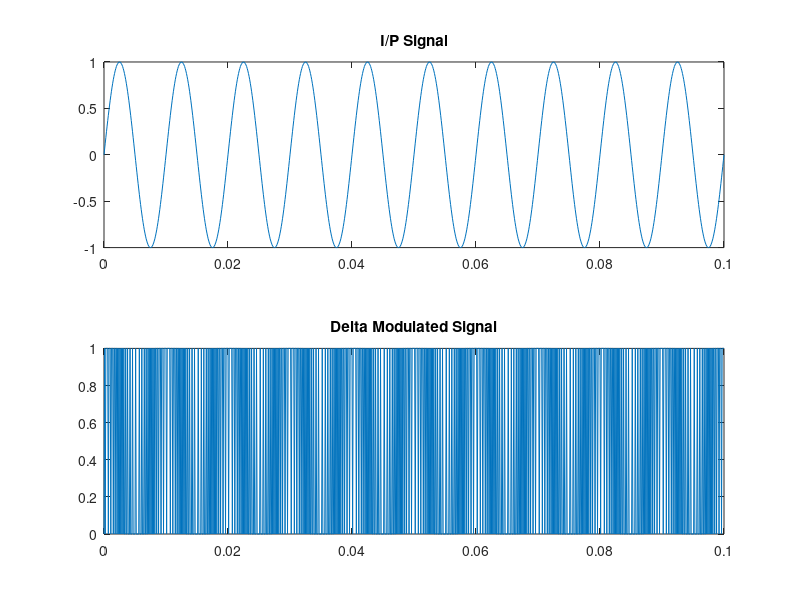

This figure's MATLAB source:
clc;
clear all;
close all;

fs = 10000;
fm = 1000;
t = 0:1/fs:1000/fs; % Time Duration = 1000/10000 = 0.1 second
%Am = 5
x = 1*sin(2*pi*100*t); % Define Message Signal with peak voltage 5V and frequency 100Hz


y = [0]; % Output DM signal i.e. stream of 1 or 0
xr = 0; % Output of Integrator i.e. staircase approximation; initial value = 0
del = 0.1; % Stepsize

for i = 1:length(x)-1
    if xr(i) <= x(i) % If current sample greater than the previous values or output of the integrator, output of DM = 1
        d = 1;
        xr(i+1) = xr(i) + del; % Staircase approximated value
    else
        d = 0;
        xr(i+1) = xr(i) - del; % If current sample less than the previous values or output of the integrator, output of DM = 0
    end
    y = [y d];
end

stairs(t, xr); % Show the staircase approximated signal
title('Staircase Approximated Signal');
hold off

MSE = sum((x - xr).^2) / length(x); % Mean Squared Error (MSE)
disp(['Mean Squared Error (MSE): ', num2str(MSE)]);

subplot(2, 1, 1);
plot(t, x);
title('I/P Signal');


subplot(2, 1, 2);
plot(t,y); 
title('Delta Modulated Signal');


